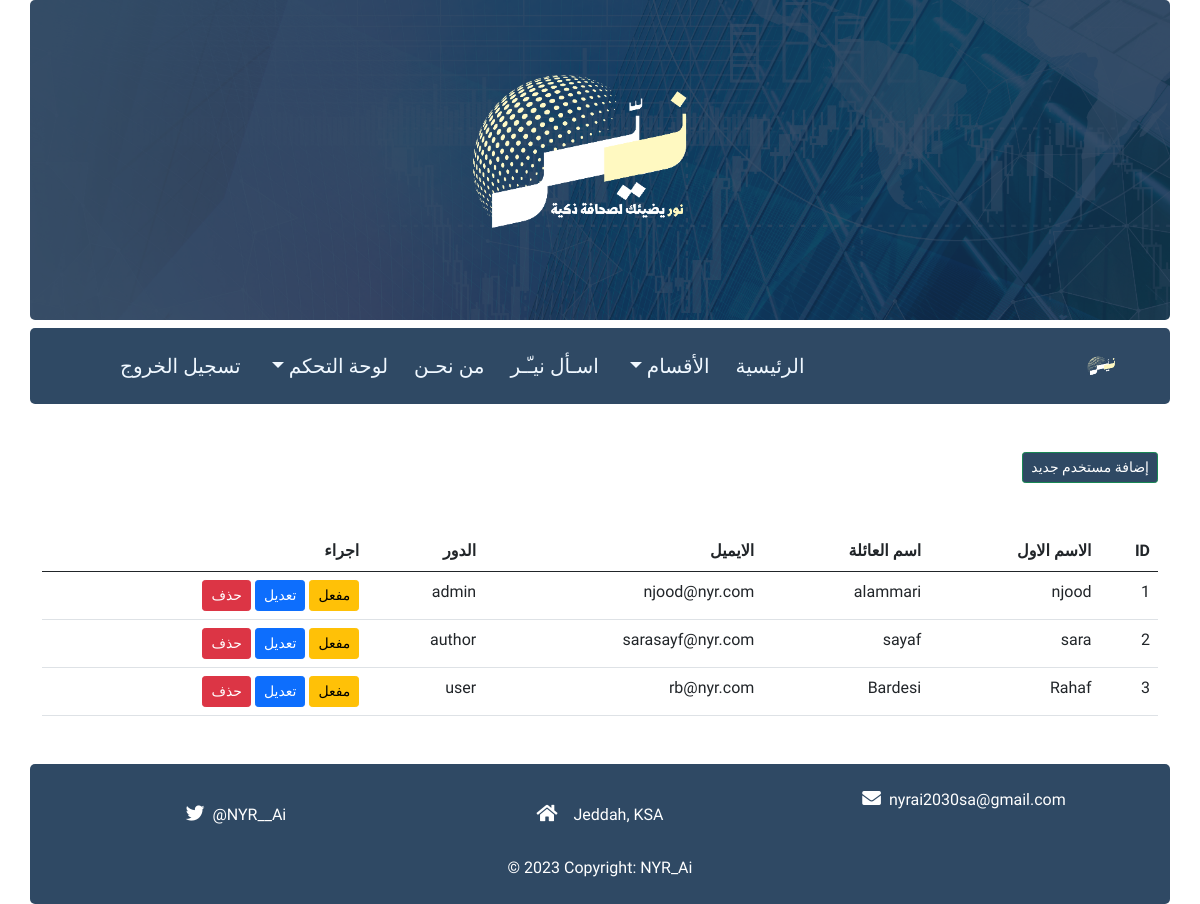
Screenshot of /users (signed in) with the database file from the repository.
### app/models.py (models this page shows)
class User(db.Model):
    __tablename__ = 'user'
    id          = db.Column(db.Integer, primary_key=True)
    first_name  = db.Column(db.String(30), nullable=False)
    last_name   = db.Column(db.String(30), nullable=False)
    email       = db.Column(db.String(255), unique=True, nullable=False)
    password    = db.Column(db.String(255), nullable=False)
    role_id     = db.Column(db.Integer, db.ForeignKey('role.id'), nullable=False)
    is_active   = db.Column(db.Boolean, default=False)
    articles    = db.relationship('Article', backref='author', lazy=True)
    comments    = db.relationship('Comment', backref='user', lazy=True)

class Role(db.Model):
    __tablename__ = 'role'
    id        = db.Column(db.Integer, primary_key=True)
    title     = db.Column(db.String(50), nullable=False, default="user", unique=True)
    users     = db.relationship('User', backref='role', lazy=True)

### app/admin_routes.py (the view)
@app.route("/users")
def show_users():
    if not 'user' in session or session.get('user')['role'] != 'admin':
        return redirect(url_for("index"))
    users = User.query.all()
    return render_template("admin/users.html", users=users)

### app/admin_routes.py (called while the page is built)
def get_categories():
    categories = Category.query.all()
    return categories

@app.context_processor
def inject_categories():
    return dict(get_categories=get_categories)

### app/templates/admin/users.html (shortened to what this page needs)
{% extends "base.html"%}
{% block content %}
<div class="container mt-5 mb-5">
      <a class="btn btn-sm btn-success primary" href="{{ url_for("add_user") }}">إضافة مستخدم جديد</a>
<table class="table mt-5 mb-5">
    <thead>
      <tr>
        <th scope="col">ID</th>
        <th scope="col">الاسم الاول</th>
        <th scope="col">اسم العائلة</th>
        <th scope="col">الايميل</th>
        <th scope="col">الدور</th>
        <th scope="col">اجراء</th>
      </tr>
    </thead>
    <tbody>
        {% for user in users %}
      <tr>
       <td>{{ user.id }}</td>
       <td>{{user.first_name}}</td>
       <td>{{user.last_name}}</td>
       <td>{{user.email}}</td>
       <td>{{user.role.title}}</td>
       <td>{% if user.is_active %}
            <a class="btn btn-sm btn-warning" href="{{url_for("deactivate",user_id=user.id)}}">مفعل</a>
        {% else %}
            <a class="btn btn-sm btn-success" href="{{url_for("activate",user_id=user.id)}}">تفعيل</a>
        {% endif %}
        <a class="btn btn-sm btn-primary " href="{{ url_for("update_user",user_id=user.id) }}">تعديل</a>
        <a class="btn btn-sm btn-danger" href="{{ url_for("delete_user",user_id=user.id)}}"> حذف </a>
    </td>
      </tr>
      {% endfor %}
    </tbody>
  </table>
</div>
{% endblock %}

### app/static/css/main.css (style rules this page uses)
html { height: 100%; }
body { direction: rtl; font-family: 'Tajawal', sans-serif; color: #122C4B; position: relative; min-height: 100%; }
.primary { background-color: #2F4964 !important; }

### rows the page displays
User: id "1", first_name "njood", last_name "alammari", email "njood@nyr.com", role "admin"
User: id "2", first_name "sara", last_name "sayaf", email "sarasayf@nyr.com", role "author"
User: id "3", first_name "Rahaf", last_name "Bardesi", email "rb@nyr.com", role "user"
